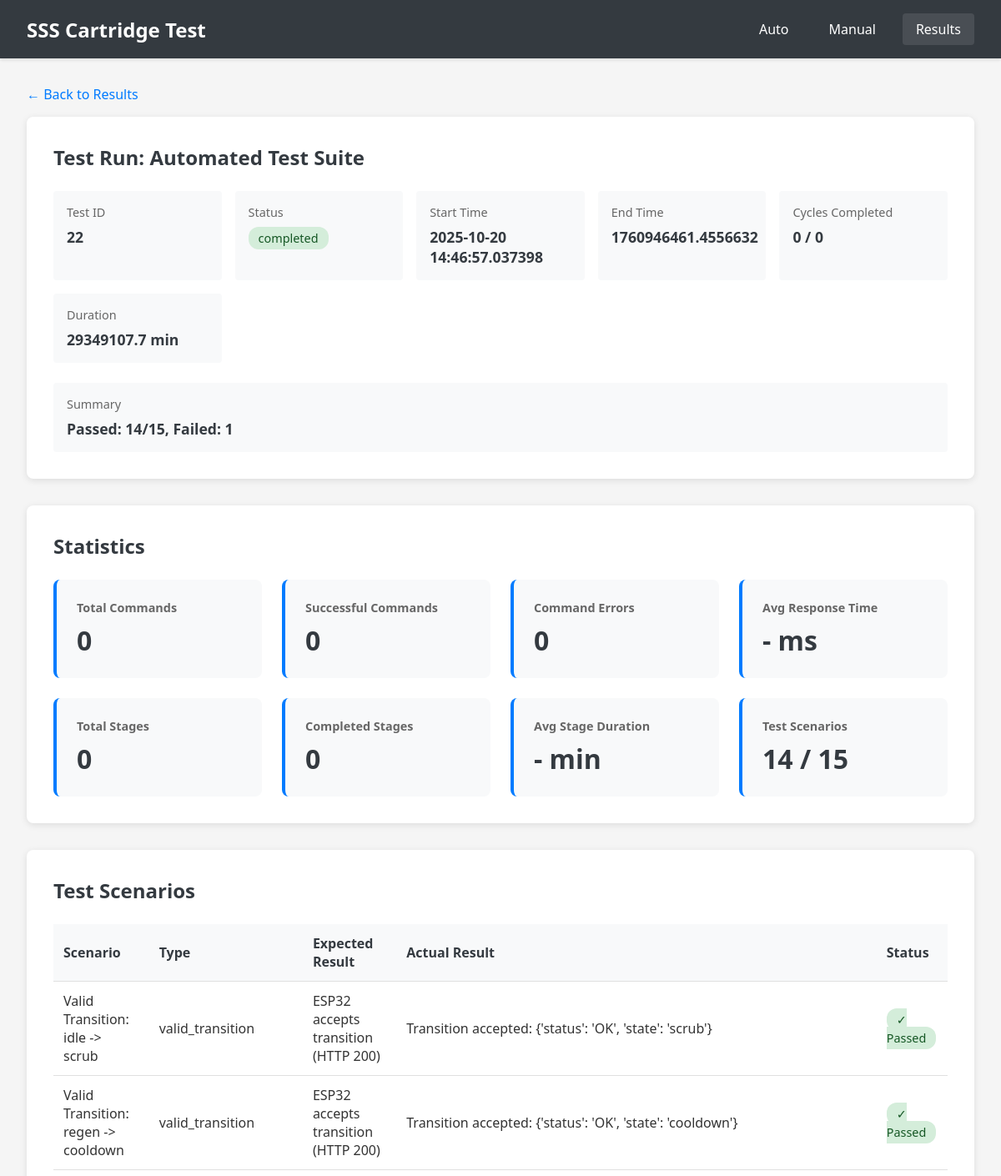
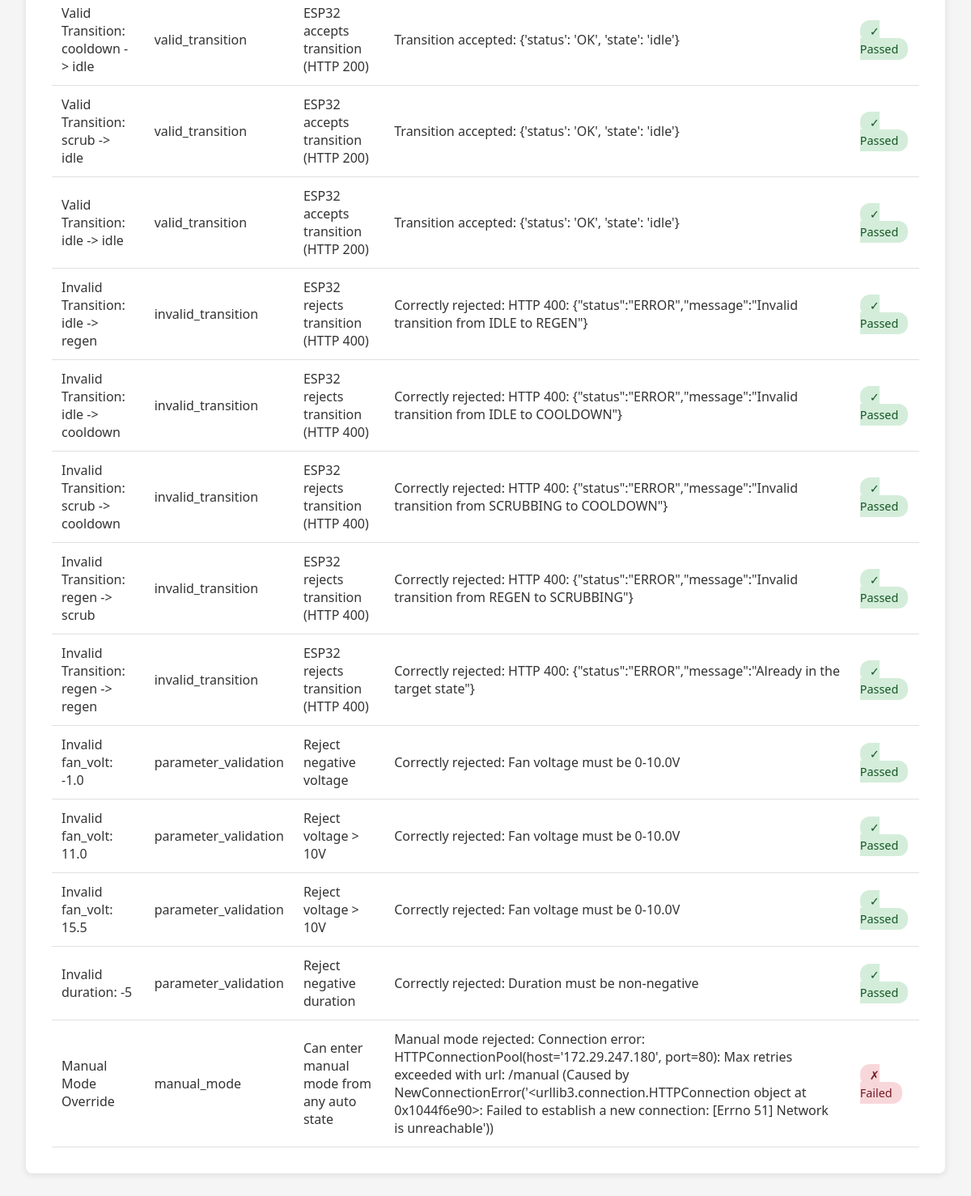
Page /results/22 on the committed database (2 pictures, top to bottom).
### tables this page shows
CREATE TABLE test_runs (
                    id INTEGER PRIMARY KEY AUTOINCREMENT,
                    name TEXT NOT NULL,
                    start_time TIMESTAMP NOT NULL,
                    end_time TIMESTAMP,
                    status TEXT NOT NULL,
                    total_cycles INTEGER,
                    completed_cycles INTEGER DEFAULT 0,
                    config TEXT NOT NULL,
                    result_summary TEXT,
                    created_at TIMESTAMP DEFAULT CURRENT_TIMESTAMP
                );

CREATE TABLE test_scenarios (
                    id INTEGER PRIMARY KEY AUTOINCREMENT,
                    test_run_id INTEGER NOT NULL,
                    scenario_name TEXT NOT NULL,
                    scenario_type TEXT NOT NULL,
                    start_time TIMESTAMP NOT NULL,
                    end_time TIMESTAMP,
                    expected_result TEXT,
                    actual_result TEXT,
                    passed BOOLEAN,
                    error_message TEXT,
                    FOREIGN KEY (test_run_id) REFERENCES test_runs(id)
                );

### app.py (the view)
@app.route('/results/<int:test_run_id>')
def test_run_details(test_run_id):
    test_run = db.get_test_run(test_run_id)
    if not test_run:
        return jsonify({'error': 'Test run not found'}), 404
    cycles = db.get_cycle_executions(test_run_id)
    commands = db.get_esp32_commands(test_run_id=test_run_id)
    scenarios = db.get_test_scenarios(test_run_id)
    statistics = db.get_test_run_statistics(test_run_id)
    return render_template('test_details.html',
                         test_run=test_run,
                         cycles=cycles,
                         commands=commands,
                         scenarios=scenarios,
                         statistics=statistics)

### database.py (called while the page is built)
    @contextmanager
    def get_connection(self):
        conn = sqlite3.connect(self.db_path)
        conn.row_factory = sqlite3.Row
        try:
            yield conn
            conn.commit()
        except Exception as e:
            conn.rollback()
            raise e
        finally:
            conn.close()

    def get_test_run(self, test_run_id: int) -> Optional[Dict]:
        with self.get_connection() as conn:
            cursor = conn.cursor()
            cursor.execute('SELECT * FROM test_runs WHERE id = ?', (test_run_id,))
            row = cursor.fetchone()
            return dict(row) if row else None

    def get_cycle_executions(self, test_run_id: int) -> List[Dict]:
        with self.get_connection() as conn:
            cursor = conn.cursor()
            cursor.execute('''
                SELECT * FROM cycle_executions
                WHERE test_run_id = ?
                ORDER BY cycle_number, start_time
            ''', (test_run_id,))
            return [dict(row) for row in cursor.fetchall()]

    def get_esp32_commands(self, test_run_id: Optional[int] = None,
                          cycle_execution_id: Optional[int] = None,
                          limit: int = 100) -> List[Dict]:
        with self.get_connection() as conn:
            cursor = conn.cursor()
            query = 'SELECT * FROM esp32_commands WHERE 1=1'
            params = []
            if test_run_id is not None:
                query += ' AND test_run_id = ?'
                params.append(test_run_id)
            if cycle_execution_id is not None:
                query += ' AND cycle_execution_id = ?'
                params.append(cycle_execution_id)
            query += ' ORDER BY timestamp DESC LIMIT ?'
            params.append(limit)
            cursor.execute(query, params)
            return [dict(row) for row in cursor.fetchall()]

    def get_test_scenarios(self, test_run_id: int) -> List[Dict]:
        with self.get_connection() as conn:
            cursor = conn.cursor()
            cursor.execute('''
                SELECT * FROM test_scenarios
                WHERE test_run_id = ?
                ORDER BY start_time
            ''', (test_run_id,))
            return [dict(row) for row in cursor.fetchall()]

### templates/test_details.html (shortened to what this page needs)
<!DOCTYPE html>
<html lang="en">
<head>
    <link rel="stylesheet" href="{{ url_for('static', filename='css/style.css') }}">
</head>
<body>
    <nav class="navbar">
        <div class="nav-brand">SSS Cartridge Test</div>
        <div class="nav-menu">
            <a href="/">Auto</a>
            <a href="/manual">Manual</a>
            <a href="/results" class="active">Results</a>
        </div>
    </nav>
    <div class="details-container">
        <a href="/results" class="back-link">← Back to Results</a>
        <div class="section">
            <h2>Test Run: {{ test_run['name'] }}</h2>
            <div class="info-grid">
                <div class="info-item">
                    <label>Test ID</label>
                    <value>{{ test_run['id'] }}</value>
                </div>
                <div class="info-item">
                    <label>Status</label>
                    <value>
                        <span class="status-badge status-{{ test_run['status'] }}">
                            {{ test_run['status'] }}
                        </span>
                    </value>
                </div>
                <div class="info-item">
                    <label>Start Time</label>
                    <value>{{ test_run['start_time'] }}</value>
                </div>
                <div class="info-item">
                    <label>End Time</label>
                    <value>{{ test_run['end_time'] if test_run['end_time'] else 'Running...' }}</value>
                </div>
                <div class="info-item">
                    <label>Cycles Completed</label>
                    <value>{{ test_run['completed_cycles'] }} / {{ test_run['total_cycles'] }}</value>
                </div>
                <div class="info-item">
                    <label>Duration</label>
                    <value>
                        {% if test_run['end_time'] %}
                            {{ "%.1f"|format((test_run['end_time']|float - test_run['start_time']|float) / 60) }} min
                        {% else %}
                            In progress
                        {% endif %}
                    </value>
                </div>
            </div>
            {% if test_run['result_summary'] %}
            <div class="info-item" style="margin-top: 1rem;">
                <label>Summary</label>
                <value>{{ test_run['result_summary'] }}</value>
            </div>
            {% endif %}
        </div>
        {% if statistics %}
        <div class="section">
            <h2>Statistics</h2>
            <div class="stats-grid">
                <div class="stat-card">
                    <h3>Total Commands</h3>
                    <div class="stat-value">{{ statistics['commands']['total'] or 0 }}</div>
                </div>
                <div class="stat-card">
                    <h3>Successful Commands</h3>
                    <div class="stat-value">{{ statistics['commands']['successful'] or 0 }}</div>
                </div>
                <div class="stat-card">
                    <h3>Command Errors</h3>
                    <div class="stat-value">{{ statistics['commands']['errors'] or 0 }}</div>
                </div>
                <div class="stat-card">
                    <h3>Avg Response Time</h3>
                    <div class="stat-value">
                        {% if statistics['commands']['avg_duration_ms'] %}
                            {{ "%.0f"|format(statistics['commands']['avg_duration_ms']) }} ms
                        {% else %}
                            - ms
                        {% endif %}
                    </div>
                </div>
                <div class="stat-card">
                    <h3>Total Stages</h3>
                    <div class="stat-value">{{ statistics['cycles']['total_stages'] or 0 }}</div>
                </div>
                <div class="stat-card">
                    <h3>Completed Stages</h3>
                    <div class="stat-value">{{ statistics['cycles']['completed_stages'] or 0 }}</div>
                </div>
                <div class="stat-card">
                    <h3>Avg Stage Duration</h3>
                    <div class="stat-value">
                        {% if statistics['cycles']['avg_stage_duration_sec'] %}
                            {{ "%.1f"|format(statistics['cycles']['avg_stage_duration_sec'] / 60) }} min
                        {% else %}
                            - min
                        {% endif %}
                    </div>
                </div>
                {% if statistics['scenarios']['total_scenarios'] and statistics['scenarios']['total_scenarios'] > 0 %}
                <div class="stat-card">
                    <h3>Test Scenarios</h3>
                    <div class="stat-value">
                        {{ statistics['scenarios']['passed_scenarios'] or 0 }} / {{ statistics['scenarios']['total_scenarios'] }}
                    </div>
                </div>
                {% endif %}
            </div>
        </div>
        {% endif %}
        {% if scenarios and scenarios|length > 0 %}
        <div class="section">
            <h2>Test Scenarios</h2>
            <table class="commands-table">
                <thead>
                    <tr>
                        <th>Scenario</th>
                        <th>Type</th>
                        <th>Expected Result</th>
                        <th>Actual Result</th>
                        <th>Status</th>
                    </tr>
                </thead>
                <tbody>
                    {% for scenario in scenarios %}
                    <tr>
                        <td>{{ scenario['scenario_name'] }}</td>
                        <td>{{ scenario['scenario_type'] }}</td>
                        <td>{{ scenario['expected_result'] }}</td>
                        <td>{{ scenario['actual_result'] or '-' }}</td>
                        <td>
                            {% if scenario['passed'] == 1 %}
                                <span class="status-badge status-completed">✓ Passed</span>
                            {% elif scenario['passed'] == 0 %}
                                <span class="status-badge status-error">✗ Failed</span>
                            {% else %}
                                <span class="status-badge">Pending</span>
                            {% endif %}
                        </td>
                    </tr>
                    {% endfor %}
                </tbody>
            </table>
        </div>
        {% endif %}
    </div>
</body>
</html>

### static/css/style.css (style rules this page uses)
:root { --primary-color: #007bff; --success-color: #28a745; --danger-color: #dc3545; --warning-color: #ffc107; --info-color: #17a2b8; --secondary-color: #6c757d; --dark-color: #343a40; --light-color: #f8f9fa; --online-color: #28a745; --offline-color: #dc3545; }
* { margin: 0; padding: 0; box-sizing: border-box; }
body { font-family: 'Segoe UI', Tahoma, Geneva, Verdana, sans-serif; background-color: #f5f5f5; color: #333; }
.navbar { background-color: var(--dark-color); color: white; padding: 1rem 2rem; display: flex; justify-content: space-between; align-items: center; box-shadow: 0 2px 4px rgba(0,0,0,0.1); }
.nav-brand { font-size: 1.5rem; font-weight: bold; }
.nav-menu { display: flex; gap: 1rem; align-items: center; }
.nav-menu a { color: white; text-decoration: none; padding: 0.5rem 1rem; border-radius: 4px; transition: background-color 0.3s; }
.nav-menu a:hover, .nav-menu a.active { background-color: rgba(255,255,255,0.1); }
.status-badge { padding: 0.25rem 0.75rem; border-radius: 12px; font-size: 0.9rem; font-weight: 500; }
.status-completed { background-color: #d4edda; color: #155724; }
.status-stopped, .status-error, .status-failed { background-color: #f8d7da; color: #721c24; }
table { width: 100%; border-collapse: collapse; }
th, td { padding: 1rem; text-align: left; border-bottom: 1px solid #e0e0e0; }
th { background-color: #f8f9fa; font-weight: 600; color: var(--dark-color); }

### templates/test_details.html (style rules this page uses)
.details-container { max-width: 1400px; margin: 2rem auto; padding: 0 2rem; }
.section { background: white; border-radius: 8px; padding: 2rem; margin-bottom: 2rem; box-shadow: 0 2px 8px rgba(0,0,0,0.1); }
.section h2 { margin-bottom: 1.5rem; color: #343a40; }
.info-grid { display: grid; grid-template-columns: repeat(auto-fit, minmax(200px, 1fr)); gap: 1rem; margin-bottom: 1.5rem; }
.info-item { padding: 1rem; background: #f8f9fa; border-radius: 4px; }
.info-item label { display: block; font-size: 0.9rem; color: #666; margin-bottom: 0.5rem; }
.info-item value { display: block; font-size: 1.1rem; font-weight: 600; color: #343a40; }
.cycles-table, .commands-table { width: 100%; border-collapse: collapse; margin-top: 1rem; }
.cycles-table th, .cycles-table td, .commands-table th, .commands-table td { padding: 0.75rem; text-align: left; border-bottom: 1px solid #e0e0e0; }
.cycles-table th, .commands-table th { background-color: #f8f9fa; font-weight: 600; }
.stats-grid { display: grid; grid-template-columns: repeat(auto-fit, minmax(250px, 1fr)); gap: 1.5rem; }
.stat-card { background: #f8f9fa; padding: 1.5rem; border-radius: 8px; border-left: 4px solid #007bff; }
.stat-card h3 { font-size: 0.9rem; color: #666; margin-bottom: 0.5rem; }
.stat-value { font-size: 2rem; font-weight: bold; color: #343a40; }
.back-link { display: inline-block; margin-bottom: 1rem; color: #007bff; text-decoration: none; }

### rows in the picture
test_runs: name "Automated Test Suite", id "22", status "completed", start_time "2025-10-20 14:46:57.037398", end_time "1760946461.4556632", completed_cycles "0", total_cycles "0", end_time+start_time "29349107.7", result_summary "Passed: 14/15, Failed: 1"
test_scenarios: scenario_name "Valid Transition: idle -> scrub", scenario_type "valid_transition", expected_result "ESP32 accepts transition (HTTP 200)", actual_result "Transition accepted: {'status': 'OK', 'state': 'scrub'}", passed "✓ Passed"
test_scenarios: scenario_name "Valid Transition: regen -> cooldown", scenario_type "valid_transition", expected_result "ESP32 accepts transition (HTTP 200)", actual_result "Transition accepted: {'status': 'OK', 'state': 'cooldown'}", passed "✓ Passed"
test_scenarios: scenario_name "Valid Transition: cooldown -> idle", scenario_type "valid_transition", expected_result "ESP32 accepts transition (HTTP 200)", actual_result "Transition accepted: {'status': 'OK', 'state': 'idle'}", passed "✓ Passed"
test_scenarios: scenario_name "Valid Transition: scrub -> idle", scenario_type "valid_transition", expected_result "ESP32 accepts transition (HTTP 200)", actual_result "Transition accepted: {'status': 'OK', 'state': 'idle'}", passed "✓ Passed"
test_scenarios: scenario_name "Valid Transition: idle -> idle", scenario_type "valid_transition", expected_result "ESP32 accepts transition (HTTP 200)", actual_result "Transition accepted: {'status': 'OK', 'state': 'idle'}", passed "✓ Passed"
test_scenarios: scenario_name "Invalid Transition: idle -> regen", scenario_type "invalid_transition", expected_result "ESP32 rejects transition (HTTP 400)", actual_result "Correctly rejected: HTTP 400: {\"status\":\"ERROR\",\"message\":\"Invalid transition from IDLE to REGEN\"}", passed "✓ Passed"
test_scenarios: scenario_name "Invalid Transition: idle -> cooldown", scenario_type "invalid_transition", expected_result "ESP32 rejects transition (HTTP 400)", actual_result "Correctly rejected: HTTP 400: {\"status\":\"ERROR\",\"message\":\"Invalid transition from IDLE to COOLDOWN\"}", passed "✓ Passed"
test_scenarios: scenario_name "Invalid Transition: scrub -> cooldown", scenario_type "invalid_transition", expected_result "ESP32 rejects transition (HTTP 400)", actual_result "Correctly rejected: HTTP 400: {\"status\":\"ERROR\",\"message\":\"Invalid transition from SCRUBBING to COOLDOWN\"}", passed "✓ Passed"
test_scenarios: scenario_name "Invalid Transition: regen -> scrub", scenario_type "invalid_transition", expected_result "ESP32 rejects transition (HTTP 400)", actual_result "Correctly rejected: HTTP 400: {\"status\":\"ERROR\",\"message\":\"Invalid transition from REGEN to SCRUBBING\"}", passed "✓ Passed"
test_scenarios: scenario_name "Invalid Transition: regen -> regen", scenario_type "invalid_transition", expected_result "ESP32 rejects transition (HTTP 400)", actual_result "Correctly rejected: HTTP 400: {\"status\":\"ERROR\",\"message\":\"Already in the target state\"}", passed "✓ Passed"
test_scenarios: scenario_name "Invalid fan_volt: -1.0", scenario_type "parameter_validation", expected_result "Reject negative voltage", actual_result "Correctly rejected: Fan voltage must be 0-10.0V", passed "✓ Passed"
test_scenarios: scenario_name "Invalid fan_volt: 11.0", scenario_type "parameter_validation", expected_result "Reject voltage > 10V", actual_result "Correctly rejected: Fan voltage must be 0-10.0V", passed "✓ Passed"
test_scenarios: scenario_name "Invalid fan_volt: 15.5", scenario_type "parameter_validation", expected_result "Reject voltage > 10V", actual_result "Correctly rejected: Fan voltage must be 0-10.0V", passed "✓ Passed"
test_scenarios: scenario_name "Invalid duration: -5", scenario_type "parameter_validation", expected_result "Reject negative duration", actual_result "Correctly rejected: Duration must be non-negative", passed "✓ Passed"
test_scenarios: scenario_name "Manual Mode Override", scenario_type "manual_mode", expected_result "Can enter manual mode from any auto state", actual_result "Manual mode rejected: Connection error: HTTPConnectionPool(host='172.29.247.180', port=80): Max retries exceeded with url: /manual (Caused by NewConnectionError('<urllib3.connection.HTTPConnection object at 0x1044f6e90>: Failed to establish a new connection: [Errno 51] Network is unreachable'))", passed "✗ Failed"

### other values in the picture
{{ statistics['commands']['total'] or 0 }} "0"
{{ statistics['commands']['successful'] or 0 }} "0"
{{ statistics['commands']['errors'] or 0 }} "0"
{{ statistics['cycles']['total_stages'] or 0 }} "0"
{{ statistics['cycles']['completed_stages'] or 0 }} "0"
{{ statistics['scenarios']['passed_scenarios'] or 0 }} "14"
{{ statistics['scenarios']['total_scenarios'] }} "15"
